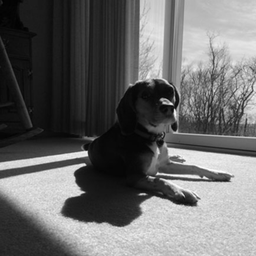
#> input picture Histogram equalisation/dog.pgm, 256 x 256 px, shrunk from 650 x 650 before the run
$ python Histogram-matching.py
#> lines starting #> are read from the running program, lines starting #| are printed output that depends on the picture
#Imports
import cv2
import numpy as np
import matplotlib.pyplot as plt
from google.colab.patches import cv2_imshow

print('Original Image: ')
#Read img
A = cv2.imread("dog.pgm", cv2.IMREAD_GRAYSCALE)
#> A is the input picture: shape (256, 256); min 0, max 255, mean 105.2
cv2_imshow(A)

L = 256

# Get height and width of image
M = A.shape[0]
#> M = 256
N = A.shape[1]
#> N = 256

print('Histogram and Discrete CDf of Original Image: ')

# Normalized histogram and discrete cumulative distribution function; histogram of an original image
P, bins, ignored = plt.hist(A.ravel(), L, [0,L], density=True)
#> P = 256 values, max 0.0143 at index 15, min 1.53e-05 at index 0, mean 0.00391; bins = 257 values from 0 to 256; ignored = 256 items
Pbar = np.zeros((L+1))
for i in range(1,L+1):
  Pbar[i] = Pbar[i-1] + P[i-1]
#> after the loop, Pbar = 257 values from 0 to 1
plt.plot(range(0,L+1), Pbar*max(P), color='r')
plt.show()
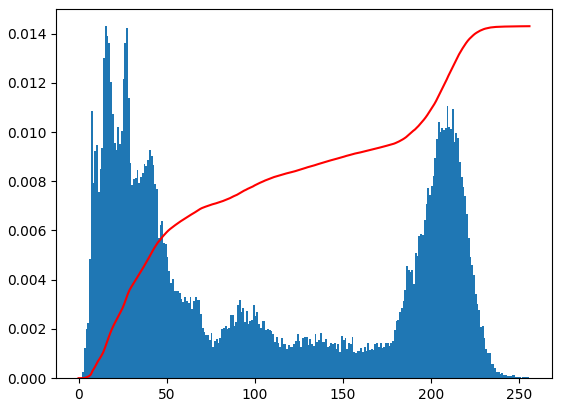
#> figure drawn by matplotlib, 1 panel; tallest bar 0.0143 high, from x = 15 to 16; curve peaks at x = 256, y = 0.0143

def relevant_neighbours(pixel, neighbours):
  good_neighbours = [pixel]
  for i in neighbours:
    if (abs(pixel-i) <= 2):
      good_neighbours.append(i)
  return good_neighbours

#Pre-processing A; (2) in Assignment
for i in range(0,M):
  for j in range(0,N):

    #Top row
    if i == 0:
      if j == 0:
        A[i,j] = np.floor(np.mean(relevant_neighbours(A[i,j], [A[i+1,j], A[i+1,j+1], A[i,j+1]])))                           #Top-left corner
      elif j == N-1:
        A[i,j] = np.floor(np.mean(relevant_neighbours(A[i,j], [A[i+1,j], A[i,j-1], A[i+1,j-1]])))                           #Top-right corner
      else:
        A[i,j] = np.floor(np.mean(relevant_neighbours(A[i,j], [A[i,j-1], A[i+1,j-1], A[i+1,j], A[i+1,j+1], A[i,j+1]])))     #Top edge

    #Bottom row
    elif i == M-1:
      if j == 0:
        A[i,j] = np.floor(np.mean(relevant_neighbours(A[i,j], [A[i-1,j], A[i-1,j+1], A[i,j+1]])))                           #Bottom-left corner
      elif j == N-1:
        A[i,j] = np.floor(np.mean(relevant_neighbours(A[i,j], [A[i,j-1], A[i-1,j-1], A[i-1,j]])))                           #Bottom-right corner
      else:
        A[i,j] = np.floor(np.mean(relevant_neighbours(A[i,j], [A[i,j-1], A[i-1,j-1], A[i-1,j], A[i-1,j+1], A[i,j+1]])))     #Bottom edge

    #Left side column excluding the corners
    elif (j == 0 and i != 0) or (j==0 and i!= M-1):
      A[i,j] = np.floor(np.mean(relevant_neighbours(A[i,j], [A[i-1,j], A[i-1,j+1], A[i,j+1], A[i+1,j+1], A[i+1,j]])))

    #Right side column excluding the corners
    elif (j == N-1 and i != 0) or (j==N-1 and i!= M-1):
      A[i,j] = np.floor(np.mean(relevant_neighbours(A[i,j], [A[i-1,j], A[i-1,j-1], A[i,j-1], A[i+1,j-1], A[i+1,j]])))

    #All other cases
    else:
      A[i,j] = np.floor(np.mean(relevant_neighbours(A[i,j],[A[i+1,j], A[i+1,j+1], A[i,j+1], A[i-1,j], A[i,j-1], A[i-1,j-1], A[i+1,j-1], A[i-1,j+1]])))
#> this loop made 256 passes

#Equalize image by creating linear histogram
F = []
pixels_per_intensity = int(np.floor(len(A.ravel())/L))
for i in range(1, L):
  for j in range(0, pixels_per_intensity-1):
    F.append(i)

Q, bins, ignored = plt.hist(F, L, [0,L], density=True) #Bins are the number of intensity values
Qbar = np.zeros((L+1))
for i in range(1,L+1):
  Qbar[i] = Qbar[i-1] + Q[i-1]
plt.plot(range(0,L+1),Qbar*max(Q),color='r')
plt.show()
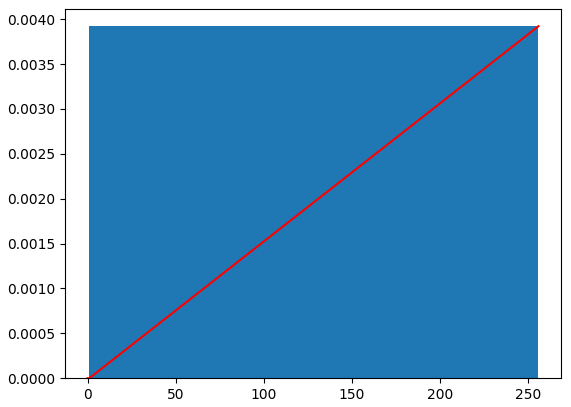
#> figure drawn by matplotlib, 1 panel; curve peaks at x = 256, y = 0.00392

print('Pre-processed image matched to equalised histogram: ')

# Histogram matching
C = np.zeros((M,N))
for i in range(0,M):
  for j in range(0,N):
    k = A[i,j]
    z = 0.5 * (Pbar[k]+Pbar[k+1])
    m = 0
    while Qbar[m+1] < z:
      m = m + 1
    Ls = m + (z-Qbar[m]) / Q[m]
    C[i,j] = np.round(Ls - 0.5)
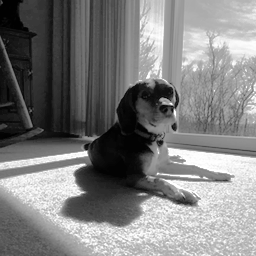
#> C: shape (256, 256) float64; min 1, max 255, mean 126.6
cv2_imshow(C)

# Histogram and Discrete CDF of equalised result
R, bins, ignored = plt.hist(C.ravel(), L, [0,L], density=True)
Rbar = np.zeros((L+1))
for i in range(1,L+1):
  Rbar[i] = Rbar[i-1] + R[i-1]
plt.plot(range(0,L+1),Rbar*max(R),color='r')
plt.show()
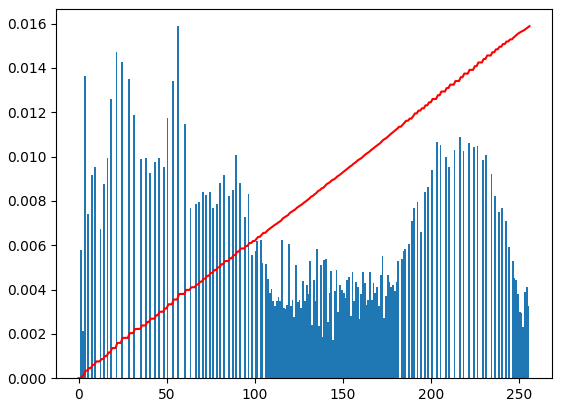
#> figure drawn by matplotlib, 1 panel; tallest bar 0.0159 high, from x = 56 to 57; curve peaks at x = 256, y = 0.0159

cv2_imshow(abs(A - C)) #Difference between pre-processes + equalized image, and the original image
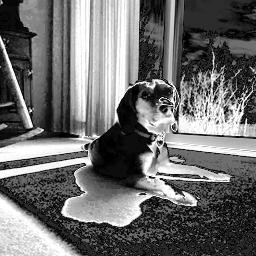
#> shown: shape (256, 256) float64; min 0, max 57, mean 24.3; drawn with min black and max white
